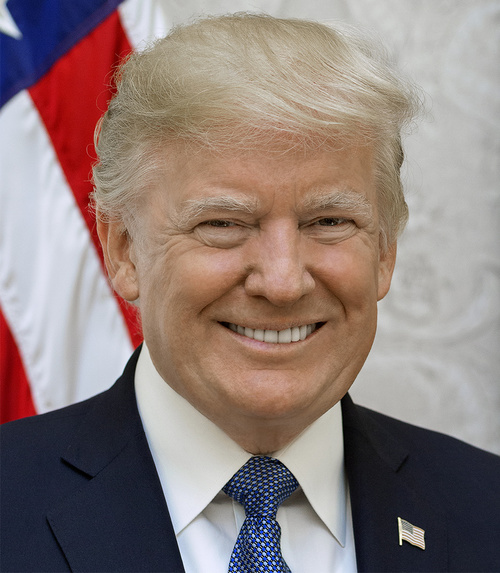
#> input picture seamless_cloning/trump.jpg, 500 x 573 px
$ jupyter execute SeamlessCloning.ipynb
#> lines starting #> are read from the running program, lines starting #| are printed output that depends on the picture; after the words box and inside, x2 and y2 are one past the last pixel; in counts of white or black regions, pixels touching at a corner belong together
# Seamless Cloning
**Satya Mallick, OpenCV.org**

# Goal

[cell 1]
# Standard imports
import cv2
import numpy as np
import matplotlib.pyplot as plt

[cell 2]
if 'google.colab' in str(get_ipython()):
    print("Downloading Code to Colab Environment")
    !wget https://www.dropbox.com/sh/f7tzire88j0dce4/AADIl2zyXOBfyDPYDujUFLfqa?dl=1 -O code.zip -q --show-progress
    !unzip -qq code.zip
else:
    pass

[cell 3]
# Read images
dst = cv2.imread("trump.jpg")
#> dst is the input picture: shape (573, 500, 3); mean B, G, R 123, 126.8, 143
dst = cv2.cvtColor(dst, cv2.COLOR_BGR2RGB)

src = cv2.imread("obama.jpg")
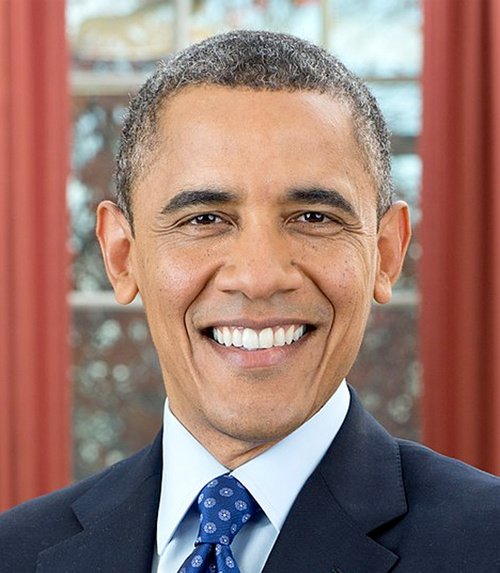
#> input picture seamless_cloning/obama.jpg, 500 x 573 px
#> src is the input picture: shape (573, 500, 3); mean B, G, R 113, 120.6, 151.9
src = cv2.cvtColor(src, cv2.COLOR_BGR2RGB)

src_mask = cv2.imread("obama-mask.jpg", cv2.IMREAD_GRAYSCALE)
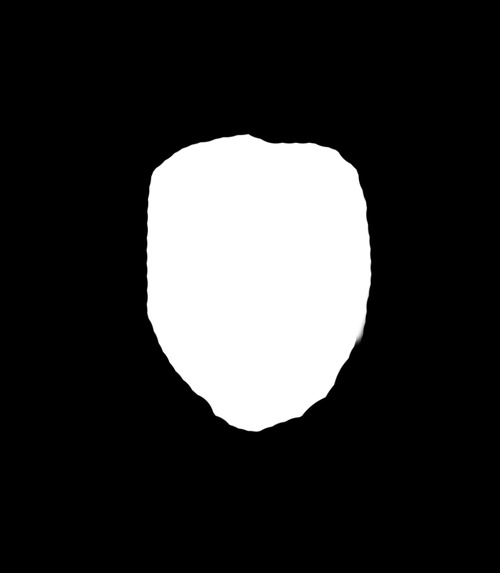
#> input picture seamless_cloning/obama-mask.jpg, 500 x 573 px
#> src_mask is the input picture: shape (573, 500); min 0, max 255, mean 48.1

[cell 4]
plt.figure(figsize=(20,10));

plt.subplot(131); plt.imshow(dst); plt.axis('off');
plt.subplot(132); plt.imshow(src); plt.axis('off');
plt.subplot(133); plt.imshow(src_mask, cmap='gray'); plt.axis('off');
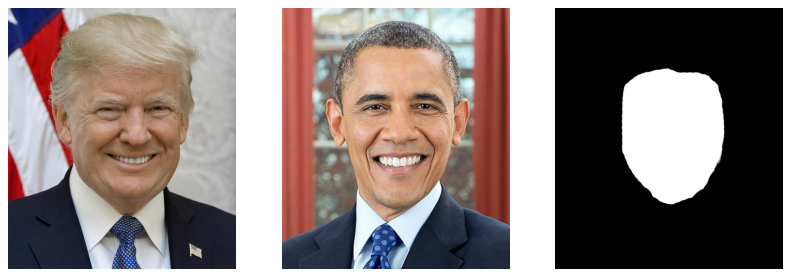
#> figure drawn by matplotlib, 3 panels

# Simple Alpha Blending with Mask

1. The lighting in the images is very different
2. The skin tones are very different
3. The blend will look ridiculous

[cell 5]
alpha = cv2.cvtColor(src_mask.copy(), cv2.COLOR_GRAY2RGB)
alpha = alpha.astype(np.float32) / 255.0
output_noclone = src * alpha + dst * (1 - alpha)
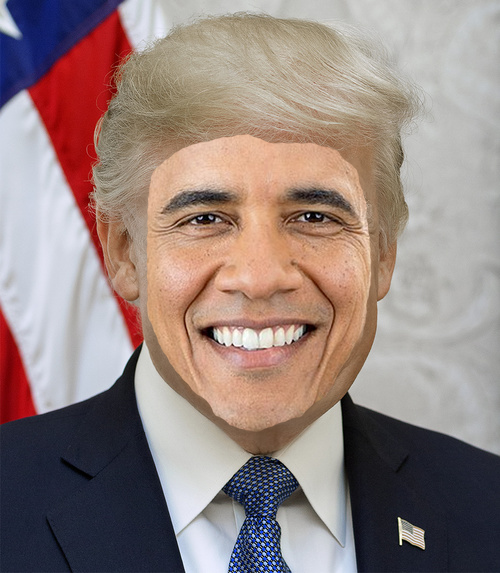
#> output_noclone: shape (573, 500, 3) float32; mean R, G, B 150, 132.5, 128.3
output_noclone = output_noclone.astype(np.uint8)
plt.figure(figsize=(7,7)); plt.imshow(output_noclone); plt.axis('off');

# Solution?

## Option 1
Perform gradient domain **Poisson blending**

1. Find the x and y gradients of the source and destination images
2. Copy the gradients from source images to the destination image
3. Integration the gradients domain with Dirichlet boundary conditions

## Option 2
Use **cv2.seamlessClone**  ... does all the above for you!

# Find Blob Centroid

[cell 6]
# Find blob centroid
ret, src_mask_bin = cv2.threshold(src_mask, 128,256, cv2.THRESH_BINARY)
#> src_mask_bin: shape (573, 500); 18.9% white; 1 white region, box (x1, y1, x2, y2) and area: (147, 134, 371, 432) 54061
m = cv2.moments(src_mask_bin)
#> m = moments, m00 13785555, centre m10/m00, m01/m00 = (257.1, 272.9)
center = (int(m['m01']/m['m00']), int(m['m10']/m['m00']) )
#> center = (272, 257)

# Seamless Cloning

[cell 7]
# Clone seamlessly.
output = cv2.seamlessClone(src, dst, src_mask, center, cv2.NORMAL_CLONE)
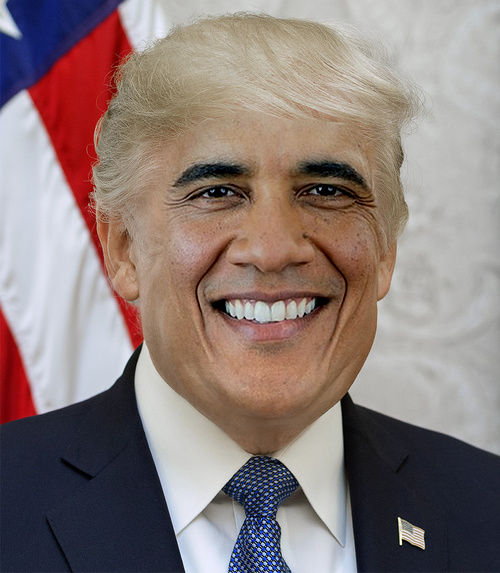
#> output: shape (573, 500, 3); mean R, G, B 140.1, 124.9, 121.9

plt.figure(figsize=(20,10));
plt.subplot(121); plt.imshow(output_noclone); plt.axis('off');
plt.subplot(122); plt.imshow(output); plt.axis('off');
